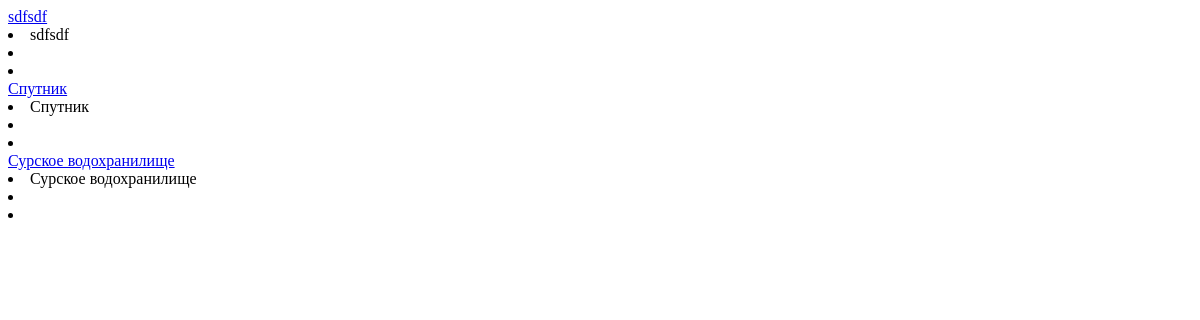
The page /geo/pounds/ on the database as committed earlier.
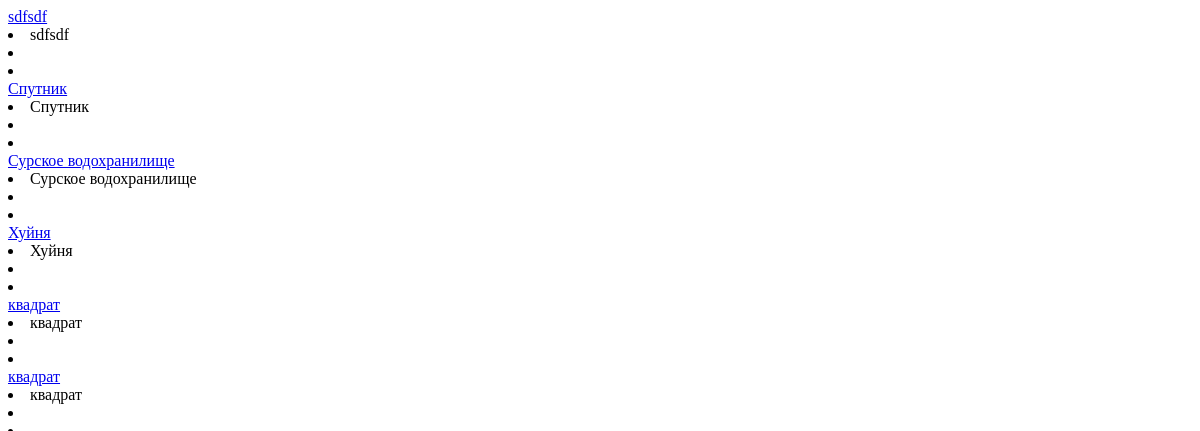
The same page on the database as committed later.
### geo/models.py (models this page shows, shortened)
class Pound(models.Model):
	title = models.CharField(max_length=50)
	fishes = models.ManyToManyField(Fish)
	position = GeopositionField()
	class Meta:
		ordering = ('title',)

### geo/views.py (the view)
# urls.py: path('pounds/', views.pounds, name='pounds'),
def pounds(request):
	pounds = Pound.objects.all()
	return render(request, 'pounds.html',  {"pounds": pounds})

### geo/templates/pounds.html (shortened to what this page needs)
<!DOCTYPE html>
<html>
<head>
</head>
<body>
{% for pound in pounds %}
        <div class = "pound" id='{{ pound.id }}'><a href="/polls/{{ question.id }}/">{{ pound.title }}</a>
        <li id = "ptitle">{{ pound.title }}</li>
        <li id = "latitude">{{ pound.position.latitude }}</li>
        <li id = "longitude">{{ pound.position.longitude }}</li>
        </div>
    {% endfor %}
  <div id="map" style="width: 800px; height: 500px;"></div>
</body>
</html>

Rows that differ between the two databases and show on the page:
added Pound: title "Хуйня"
added Pound: title "квадрат"
added Pound: title "квадрат"
